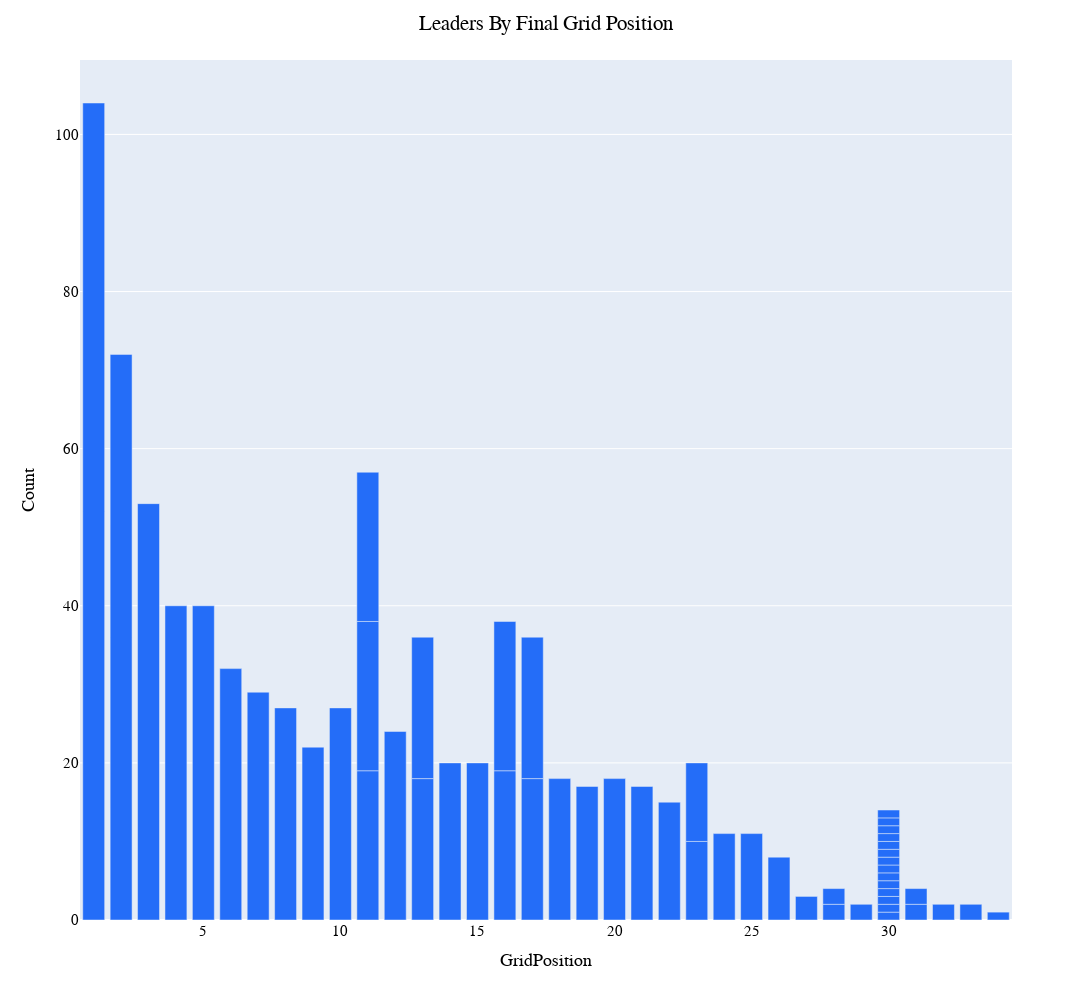

The notebook cell saved with this chart:
### Code cell
fig_top_grid=px.bar(grouped_top_grid, 
           x="GridPosition", 
           y="Count", 
        #    color='Driver',
           height=1000,
           width=1800,
           color_discrete_map={
                 "HAM": "#6CD3BF",
                 "VER": "#3860C6",
                 "OCO": "#2293D1",
                 "NOR": "#F58020",
                 "MAG": "#B6BABD",
                 "ALB": "#37BEDD",
                 "BOT": "#C92D4B",
                 "LEC": "#F91536",
                 "VET": "#358C75",
                 "GAS": "#5E8FAA",
                 "RUS": "#6CD3BF",
                 "PER": "#3860C6",
                 "ALO": "#2293D1",
                 "RIC": "#F58020",
                 "MSC": "#B6BABD",
                 "LAT": "#37BEDD",
                 "ZHO": "#C92D4B",
                 "SAI": "#F91536",
                 "STR": "#358C75",
                 "TSU": "#5E8FAA"
                 },
            hover_data=["Driver"]
        )

fig_top_grid.update_layout(
    title="Leaders By Final Grid Position",
    hoverlabel=dict(
        bgcolor="white",
        font_size=15,
        font_family="PT Sans Narrow"
    ),
    title_x=0.5,
    yaxis = dict(tickfont = dict(size=15)),
    xaxis = dict(tickfont = dict(size=15)),
    font=dict(
        family="PT Sans Narrow",
        size=15,
        color="Black"
    ),
    title_font_family="PT Sans Narrow"
)
fig_top_grid.update_traces(marker_color='#246DF8')

### Figure 1 — Plotly figure (JSON) as saved in the notebook; plotly's stock layout.template omitted (floating-point values rounded to 4 significant figures)
{"data": [{"alignmentgroup": "True", "customdata": [["Lewis Hamilton"], ["Lewis Hamilton"], ["Michael Schumacher"], ["Kimi Räikkönen"], ["Fernando Alonso"], ["Kimi Räikkönen"], ["Fernando Alonso"], ["Fernando Alonso"], ["Fernando Alonso"], ["Fernando Alonso"], ["Mark Webber"], ["Nico Hülkenberg"], ["Olivier Panis"], ["Jenson Button"], ["Fernando Alonso"], ["Rubens Barrichello"], ["Jenson Button"], ["Nick Heidfeld"], ["Kevin Magnussen"], ["Valtteri Bottas"], ["Jenson Button"], ["Kevin Magnussen"], ["Andrea de Cesaris"], ["Heikki Kovalainen"], ["Jarno Trulli"], ["Timo Glock"], ["Tarso Marques"], ["Andrea de Cesaris"], ["Piercarlo Ghinzani"], ["Narain Karthikeyan"], ["Piercarlo Ghinzani"], ["Piercarlo Ghinzani"], ["Jimmy Davies"], ["Al Keller"], ["Jim Rathmann"], ["Chuck Weyant"], ["Al Herman"], ["Alberto Ascari"], ["Bill Cheesbourg"], ["Cliff Griffith"], ["David Walker"], ["Gaetano Starrabba"], ["Gijs van Lennep"], ["Günther Bechem"], ["Jackie Holmes"], ["Johnnie Tolan"], ["Johnny Claes"], ["Lucien Bianchi"], ["Rodger Ward"], ["Tony Bettenhausen"], ["Johnnie Tolan"], ["Mike Magill"], ["Eddie Johnson"], ["Johnny McDowell"], ["Oswald Karch"]], "hovertemplate": "GridPosition=%{x}<br>Count=%{y}<br>Driver=%{customdata[0]}<extra></extra>", "legendgroup": "", "marker": {"color": "#246DF8", "pattern": {"shape": ""}}, "name": "", "offsetgroup": "", "orientation": "v", "showlegend": false, "textposition": "auto", "type": "bar", "x": [1, 2, 3, 4, 5, 6, 7, 8, 9, 10, 11, 11, 11, 12, 13, 13, 14, 15, 16, 16, 17, 17, 18, 19, 20, 21, 22, 23, 23, 24, 25, 26, 27, 28, 28, 29, 30, 30, 30, 30, 30, 30, 30, 30, 30, 30, 30, 30, 30, 30, 31, 31, 32, 33, 34], "xaxis": "x", "y": [104, 72, 53, 40, 40, 32, 29, 27, 22, 27, 19, 19, 19, 24, 18, 18, 20, 20, 19, 19, 18, 18, 18, 17, 18, 17, 15, 10, 10, 11, 11, 8, 3, 2, 2, 2, 1, 1, 1, 1, 1, 1, 1, 1, 1, 1, 1, 1, 1, 1, 2, 2, 2, 2, 1], "yaxis": "y"}], "layout": {"barmode": "relative", "font": {"color": "Black", "family": "PT Sans Narrow", "size": 15}, "height": 1000, "hoverlabel": {"bgcolor": "white", "font": {"family": "PT Sans Narrow", "size": 15}}, "legend": {"tracegroupgap": 0}, "margin": {"t": 60}, "title": {"font": {"family": "PT Sans Narrow"}, "text": "Leaders By Final Grid Position", "x": 0.5}, "width": 1800, "xaxis": {"anchor": "y", "domain": [0, 1], "tickfont": {"size": 15}, "title": {"text": "GridPosition"}}, "yaxis": {"anchor": "x", "domain": [0, 1], "tickfont": {"size": 15}, "title": {"text": "Count"}}}}
